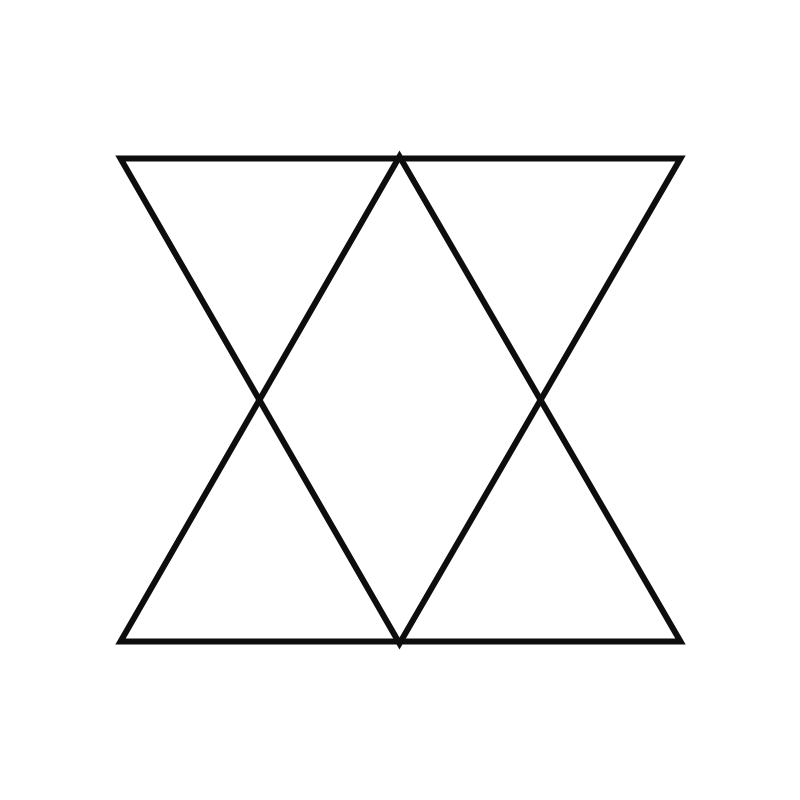
Frame 1 (no input)
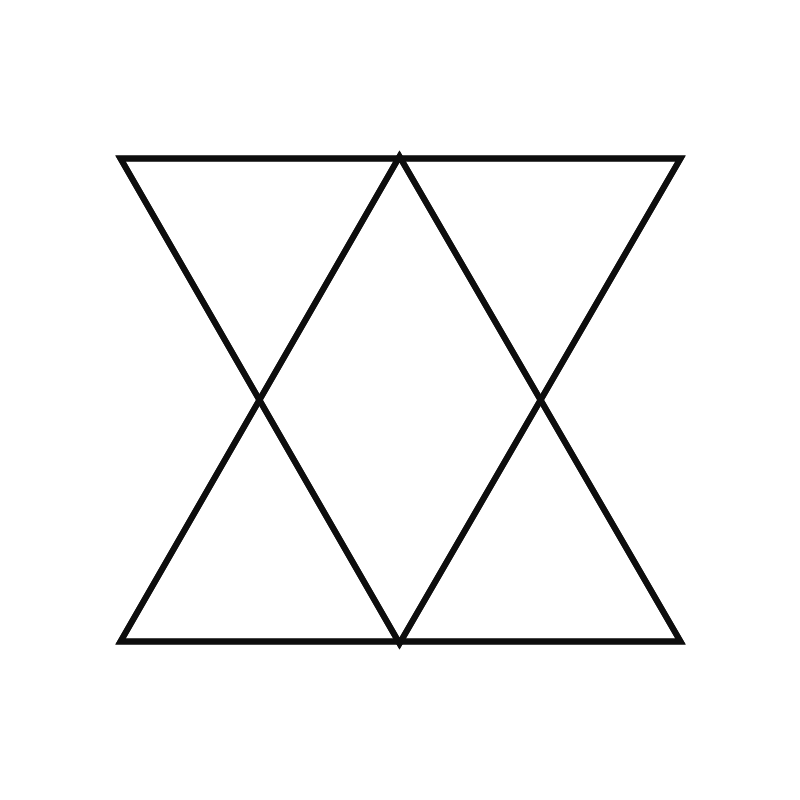
Frame 2 (the mouse pressed at the canvas centre, redrawn once)

The Processing sketch that drew these frames (run headless with seeded random() and noise(); the mouse was pressed at the canvas centre and the sketch redrawn once):

// Processing sketch: equilateral_triangles
// ── equilateral_triangles.pde

int canvas_size = 800;

void setup() {

  size(800, 800);
  smooth(1);
  stroke(13);
  strokeWeight(6);
  background(255);
  fill(255,0);
  noLoop();
}

void draw() {
  eqilateral_triangles();
}

void eqilateral_triangles() { 

  int angle = 60;
  float offset = .95;
  
  float side_length = width * .7;
  float triangle_height = sin(radians(angle)) * side_length;

  float x1 = (width - side_length) / 2;
  float x2 = cos(radians(angle)) * side_length + x1;
  float x3 = x1 + side_length;
  
  float y1 = (height - triangle_height) / 2;
  float y3 = triangle_height + y1;
  float y2 = ((y3 - y1) / 2) + y1;
  
  triangle(x1, y1 + offset, x2, y3 + offset, x3, y1 + offset);
  triangle(x2, y1 - offset, x3, y3 - offset, x1, y3 - offset);
}
